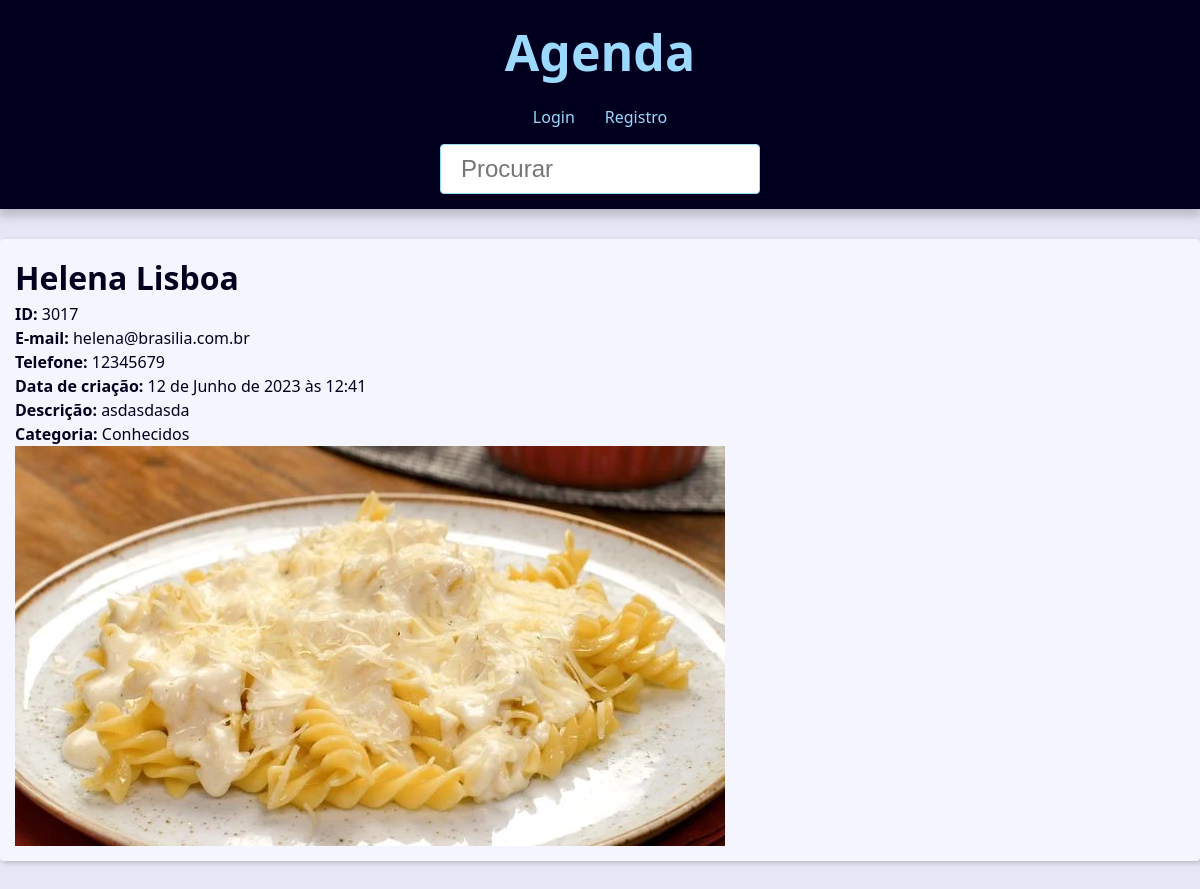
Page /contato/3017/detalhe/ on the committed database.
### contato/models.py (models this page shows, shortened)
class Contato(models.Model):
    primeiro_nome = models.CharField(verbose_name='Nome', max_length=100)
    segundo_nome = models.CharField(max_length=150, verbose_name='Sobrenome')
    telefone = models.CharField(max_length=50)
    email = models.EmailField(max_length=256, blank=True)
    data_criacao = models.DateTimeField(default=timezone.now)
    descricao = models.TextField(blank=True)
    visivel = models.BooleanField(default=True)
    imagem = models.ImageField(blank=True, upload_to='imagens/%Y/%m/')
    categoria = models.ForeignKey(Categoria,
                                  on_delete=models.SET_NULL,
                                  blank=True, null=True)
    owner = models.ForeignKey(
        User,
        on_delete=models.SET_NULL,
        blank=True, null=True
    )

class Categoria(models.Model):
    class Meta:
        verbose_name = 'Categoria'
        verbose_name_plural = 'Categorias'
    nome = models.CharField(max_length=125)

### contato/views/contato_view.py (the view)
# urls.py: path('contato/<int:contato_id>/detalhe/', contato, name="contato"),
def contato(request, contato_id):
    contato = get_object_or_404(Contato, pk=contato_id, visivel=True)
    context = {
        'contato': contato,
        'site_titulo': f'{contato.primeiro_nome} {contato.segundo_nome}'
    }
    return render(request, 'contato/contato.html', context)

### contato/templates/contato/contato.html (shortened to what this page needs)
{% extends 'global/base.html' %}
{% block conteudo %}
    <div class="sigle-contact">
        <h1 class="sigle-contact-name">
            {{ contato.primeiro_nome }} {{ contato.segundo_nome }}
        </h1>
        <p><b>ID:</b> {{contato.id}}</p>
        <p><b>E-mail:</b> {{contato.email}}</p>
        <p><b>Telefone:</b> {{contato.telefone}}</p>
        <p><b>Data de criação:</b> {{contato.data_criacao}}</p>
        <p><b>Descrição:</b> {{contato.descricao}}</p>
        <p><b>Categoria:</b> {{contato.categoria.nome}}</p>
        {% if contato.imagem %}
            <p>
                <img src="{{ contato.imagem.url }}" alt="{{ 'contato.primeiro_nome' }} {{ 'contato.segundo_nome' }}">
            </p>
        {% endif %}
    </div>
{% endblock conteudo %}

### base_static/global/css/style.css (style rules this page uses)
:root { --spacing: 1.5rem; --link-dark-color: rgb(0, 83, 134); --link-light-color: rgb(156, 217, 255); --clr-white: rgb(245, 245, 255); --clr-black: rgb(0, 0, 30); --clr-light-gray: rgb(230, 230, 245); --clr-dark-shadow-5: rgba(0, 0, 10, 5%); --clr-dark-shadow-10: rgba(0, 0, 10, 10%); --clr-dark-shadow-20: rgba(0, 0, 10, 20%); --clr-light-shadow-5: rgba(200, 200, 255, 5%); --clr-light-shadow-10: rgba(200, 200, 255, 10%); --clr-light-shadow-20: rgba(200, 200, 255, 20%); --main-page-width: 120rem; --table-min-width: 60rem; --biggest-font-size: 5rem; --bigger-font-size: 4rem; --big-font-size: 3.2rem; --medium-font-size: 2.4rem; --small-font-size: 1.6rem; --smaller-font-size: 1.4rem; --smallest-font-size: 1.2rem; --transition-fast: 300ms; --transition-medium: 600ms; --transition-slow: 1s; --default-border-radius: 4px; }
*, *::before, *::after { margin: 0; padding: 0; box-sizing: border-box; }
html { font-size: 62.5%; }
body { font-family: system-ui, -apple-system, BlinkMacSystemFont, 'Segoe UI', Roboto, Oxygen, Ubuntu, Cantarell, 'Open Sans', 'Helvetica Neue', sans-serif; line-height: 1.5; font-size: var(--small-font-size); color: var(--clr-black); -webkit-font-smoothing: antialiased; background: var(--clr-light-gray); }
img, svg { display: block; max-width: 100%; }

### rows in the picture
Contato: primeiro_nome "Helena", segundo_nome "Lisboa", id "3017", email "helena@brasilia.com.br", telefone "12345679", data_criacao "12 de Junho de 2023 às 12:41", descricao "asdasdasda", categoria.nome "Conhecidos", imagem (picture)
